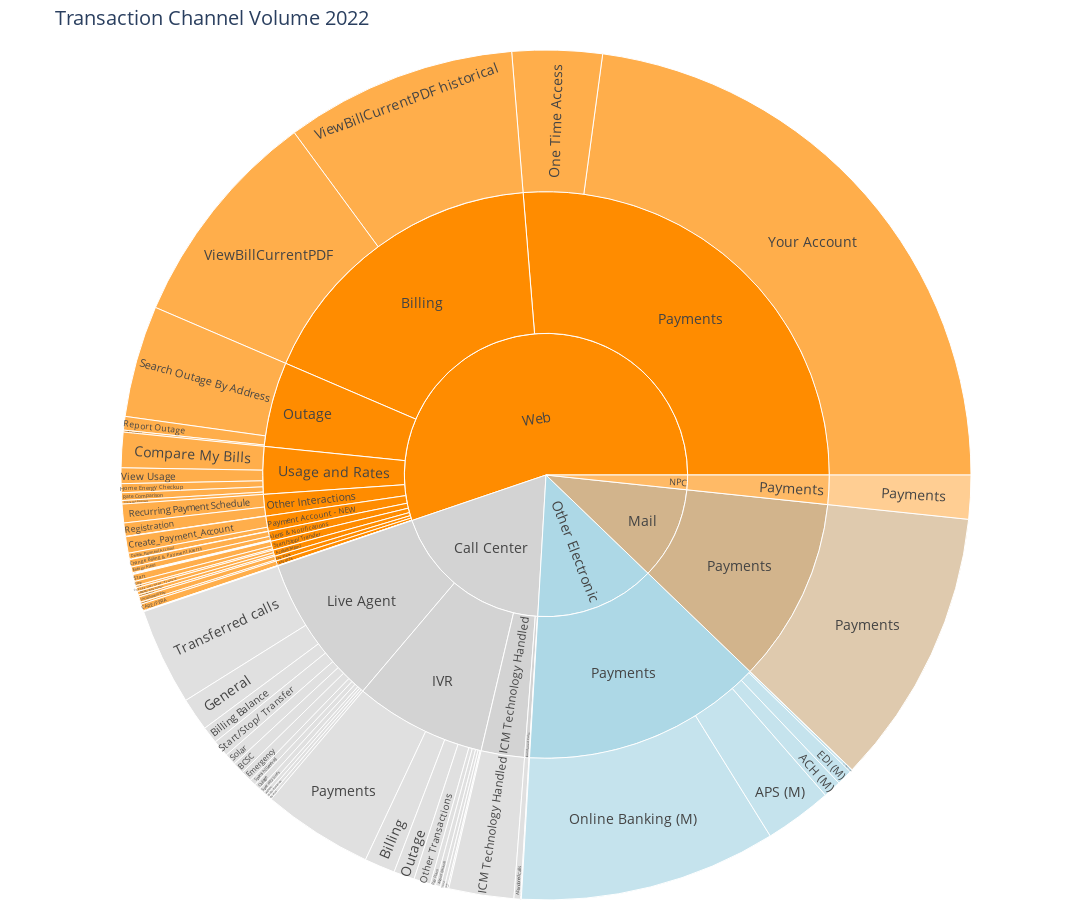

The notebook cell this image was saved under:
### Code cell
# Format a sunburst chart using Plotly Express
color_sequence = ['darkorange', 'lightgrey', 'lightblue', 'tan']
fig = px.sunburst(df, path=["Root Level", "Level 1", "Level 2"], values='Value')

# Format hover tooltip
#fig.update_traces(hovertemplate='<b>%{label}</b><br>Value: %{value:,.2f}')

# Update the layout
fig.update_layout(
    title='Transaction Channel Volume 2022',
    font=dict(size=14),
    margin=dict(t=50, l=0, r=0, b=0),
    width=1400,
    height=900,
    sunburstcolorway=color_sequence,
)
fig.show()

### Figure 1 — Plotly figure (JSON) as saved in the notebook; plotly's stock layout.template omitted (floating-point values rounded to 4 significant figures)
{"data": [{"branchvalues": "total", "domain": {"x": [0, 1], "y": [0, 1]}, "hovertemplate": "labels=%{label}<br>Value=%{value}<br>parent=%{parent}<br>id=%{id}<extra></extra>", "ids": ["Other Electronic/Payments/ACH (M)", "Other Electronic/Payments/APS (M)", "Call Center/Abandoned Calls/Abandoned Calls", "Call Center/IVR/Account Balance", "Web/Account Mgmt/Add/Edit Phone Number", "Web/Alerts & Notifications/Additional Communication Alerts NEW", "Call Center/Live Agent/BCSC", "Call Center/IVR/Billing", "Call Center/Live Agent/Billing Balance", "Web/CARE/FERA /CARE/FERA", "Web/Pilot Light Appointments /Cancel_Service_Appointment", "Web/Alerts & Notifications/Change Billing & Payment Alerts", "Web/Account Mgmt/Change Billing Address", "Web/Account Mgmt/Change User Name, Password", "Web/Usage and Rates/Compare My Bills", "Web/Payment Account - NEW/Create_Payment_Account", "Web/Payment Account - NEW/Delete_Payment_Account", "Other Electronic/Payments/EDI (M)", "Call Center/Live Agent/Emergency", "Web/Alerts & Notifications/Energy Alerts", "Web/Alerts & Notifications/Event Day Alerts NEW", "Web/Pay Plans/Extension Pay", "Web/Other Interactions /Gas Pipeline Map Views", "Call Center/Live Agent/General", "Web/Alerts & Notifications/Go Paperless Alerts NEW", "Web/Usage and Rates/Home Energy Checkup", "Call Center/ICM Technology Handled/ICM Technology Handled", "Web/Pay Plans/Installment Pay", "Other Electronic/Payments/LiHEAP (M)", "Call Center/Non-IVR Technology/Non-IVR Technology", "Web/Alerts & Notifications/Notices & Services Information NEW", "Web/Payments/One Time Access", "Other Electronic/Payments/Online Banking (M)", "Web/Usage and Rates/Online Rate Enrollment", "Call Center/IVR/Other Transactions", "Call Center/Live Agent/Other Transactions", "Call Center/IVR/Outage", "Call Center/Live Agent/Outage", "Web/Alerts & Notifications/Outages Alerts New", "Call Center/IVR/Pay Plans", "Call Center/Live Agent/Pay Plans", "Call Center/IVR/Payments", "Call Center/Live Agent/Payments", "Mail/Payments/Payments", "NPC/Payments/Payments", "Web/Usage and Rates/Rate Comparison", "Web/Other Interactions /Recurring Payment Schedule", "Web/Other Interactions /Registration", "Web/Outage/Report Outage", "Web/Pilot Light Appointments /Reschedule_Service_Appointment", "Web/Pilot Light Appointments /Schedule_Service_Appointment", "Web/Outage/Search Outage By Address", "Other Electronic/Payments/Secure Email (M)", "Web/Alerts & Notifications/Service Visit Alerts NEW", "Call Center/Live Agent/Solar", "Call Center/Live Agent/Spanish (General)", "Call Center/Live Agent/Specialty Lines", "Call Center/IVR/Start", "Web/Start/Stop/ Transfer/Start", "Call Center/Live Agent/Start/Stop/ Transfer", "Call Center/IVR/Stop", "Web/Start/Stop/ Transfer/Stop", "Web/Outage/Subscribe Outage (EW Pages)", "Call Center/IVR/Transfer", "Web/Start/Stop/ Transfer/Transfer", "Call Center/Live Agent/Transferred calls", "Web/Payment Account - NEW/Update_Payment_Account", "Web/Usage and Rates/View Usage", "Web/Billing/ViewBillCurrentPDF", "Web/Billing/ViewBillCurrentPDF historical", "Other Electronic/Payments/Wire Transfer (M)", "Web/Payments/Your Account", "Call Center/Abandoned Calls", "Web/Account Mgmt", "Web/Alerts & Notifications", "Web/Billing", "Web/Budget Billing (Login) ", "Web/CARE/FERA ", "Call Center/ICM Technology Handled", "Call Center/IVR", "Call Center/Live Agent", "Call Center/Non-IVR Technology", "Web/Other Interactions ", "Web/Outage", "Web/Pay Plans", "Web/Payment Account - NEW", "Mail/Payments", "NPC/Payments", "Other Electronic/Payments", "Web/Payments", "Web/Pilot Light Appointments ", "Web/Start/Stop/ Transfer", "Web/Usage and Rates", "Call Center", "Mail", "NPC", "Other Electronic", "Web"], "labels": ["ACH (M)", "APS (M)", "Abandoned Calls", "Account Balance", "Add/Edit Phone Number", "Additional Communication Alerts NEW", "BCSC", "Billing", "Billing Balance", "CARE/FERA", "Cancel_Service_Appointment", "Change Billing & Payment Alerts", "Change Billing Address", "Change User Name, Password", "Compare My Bills", "Create_Payment_Account", "Delete_Payment_Account", "EDI (M)", "Emergency", "Energy Alerts", "Event Day Alerts NEW", "Extension Pay", "Gas Pipeline Map Views", "General", "Go Paperless Alerts NEW", "Home Energy Checkup", "ICM Technology Handled", "Installment Pay", "LiHEAP (M)", "Non-IVR Technology", "Notices & Services Information NEW", "One Time Access", "Online Banking (M)", "Online Rate Enrollment", "Other Transactions", "Other Transactions", "Outage", "Outage", "Outages Alerts New", "Pay Plans", "Pay Plans", "Payments", "Payments", "Payments", "Payments", "Rate Comparison", "Recurring Payment Schedule", "Registration", "Report Outage", "Reschedule_Service_Appointment", "Schedule_Service_Appointment", "Search Outage By Address", "Secure Email (M)", "Service Visit Alerts NEW", "Solar", "Spanish (General)", "Specialty Lines", "Start", "Start", "Start/Stop/ Transfer", "Stop", "Stop", "Subscribe Outage (EW Pages)", "Transfer", "Transfer", "Transferred calls", "Update_Payment_Account", "View Usage", "ViewBillCurrentPDF", "ViewBillCurrentPDF historical", "Wire Transfer (M)", "Your Account", "Abandoned Calls", "Account Mgmt", "Alerts & Notifications", "Billing", "Budget Billing (Login) ", "CARE/FERA ", "ICM Technology Handled", "IVR", "Live Agent", "Non-IVR Technology", "Other Interactions ", "Outage", "Pay Plans", "Payment Account - NEW", "Payments", "Payments", "Payments", "Payments", "Pilot Light Appointments ", "Start/Stop/ Transfer", "Usage and Rates", "Call Center", "Mail", "NPC", "Other Electronic", "Web"], "name": "", "parents": ["Other Electronic/Payments", "Other Electronic/Payments", "Call Center/Abandoned Calls", "Call Center/IVR", "Web/Account Mgmt", "Web/Alerts & Notifications", "Call Center/Live Agent", "Call Center/IVR", "Call Center/Live Agent", "Web/CARE/FERA ", "Web/Pilot Light Appointments ", "Web/Alerts & Notifications", "Web/Account Mgmt", "Web/Account Mgmt", "Web/Usage and Rates", "Web/Payment Account - NEW", "Web/Payment Account - NEW", "Other Electronic/Payments", "Call Center/Live Agent", "Web/Alerts & Notifications", "Web/Alerts & Notifications", "Web/Pay Plans", "Web/Other Interactions ", "Call Center/Live Agent", "Web/Alerts & Notifications", "Web/Usage and Rates", "Call Center/ICM Technology Handled", "Web/Pay Plans", "Other Electronic/Payments", "Call Center/Non-IVR Technology", "Web/Alerts & Notifications", "Web/Payments", "Other Electronic/Payments", "Web/Usage and Rates", "Call Center/IVR", "Call Center/Live Agent", "Call Center/IVR", "Call Center/Live Agent", "Web/Alerts & Notifications", "Call Center/IVR", "Call Center/Live Agent", "Call Center/IVR", "Call Center/Live Agent", "Mail/Payments", "NPC/Payments", "Web/Usage and Rates", "Web/Other Interactions ", "Web/Other Interactions ", "Web/Outage", "Web/Pilot Light Appointments ", "Web/Pilot Light Appointments ", "Web/Outage", "Other Electronic/Payments", "Web/Alerts & Notifications", "Call Center/Live Agent", "Call Center/Live Agent", "Call Center/Live Agent", "Call Center/IVR", "Web/Start/Stop/ Transfer", "Call Center/Live Agent", "Call Center/IVR", "Web/Start/Stop/ Transfer", "Web/Outage", "Call Center/IVR", "Web/Start/Stop/ Transfer", "Call Center/Live Agent", "Web/Payment Account - NEW", "Web/Usage and Rates", "Web/Billing", "Web/Billing", "Other Electronic/Payments", "Web/Payments", "Call Center", "Web", "Web", "Web", "Web", "Web", "Call Center", "Call Center", "Call Center", "Call Center", "Web", "Web", "Web", "Web", "Mail", "NPC", "Other Electronic", "Web", "Web", "Web", "Web", "", "", "", "", ""], "type": "sunburst", "values": [726000, 2735000, 267000, 205000, 137600, 3892, 466000, 1241000, 691000, 278569, 1907, 302380, 83947, 159607, 1425106, 663126, 244317, 637000, 449000, 233548, 16104, 79960, 15393, 1341000, 25758, 362420, 2630000, 220049, 102000, 29000, 10738, 3633827, 10393000, 140820, 678000, 136000, 843000, 246000, 12242, 209000, 123000, 4474000, 137000, 11200000, 1770000, 310259, 756747, 538774, 549793, 1148, 18987, 4516009, 388, 3697, 479000, 256000, 220000, 155000, 282883, 678000, 124000, 178445, 80199, 58000, 80187, 3918000, 16176, 633871, 8992263, 9361207, 2960, 24316220, 267000, 381154, 608359, 18353470, 16692, 278569, 2630000, 7987000, 9140000, 29000, 1310914, 5146001, 300009, 923619, 11200000, 1770000, 14596348, 27950047, 22042, 541515, 2872476, 20053000, 11200000, 1770000, 14596348, 58704867]}], "layout": {"font": {"size": 14}, "height": 900, "legend": {"tracegroupgap": 0}, "margin": {"b": 0, "l": 0, "r": 0, "t": 50}, "sunburstcolorway": ["darkorange", "lightgrey", "lightblue", "tan"], "title": {"text": "Transaction Channel Volume 2022"}, "width": 1400}}
